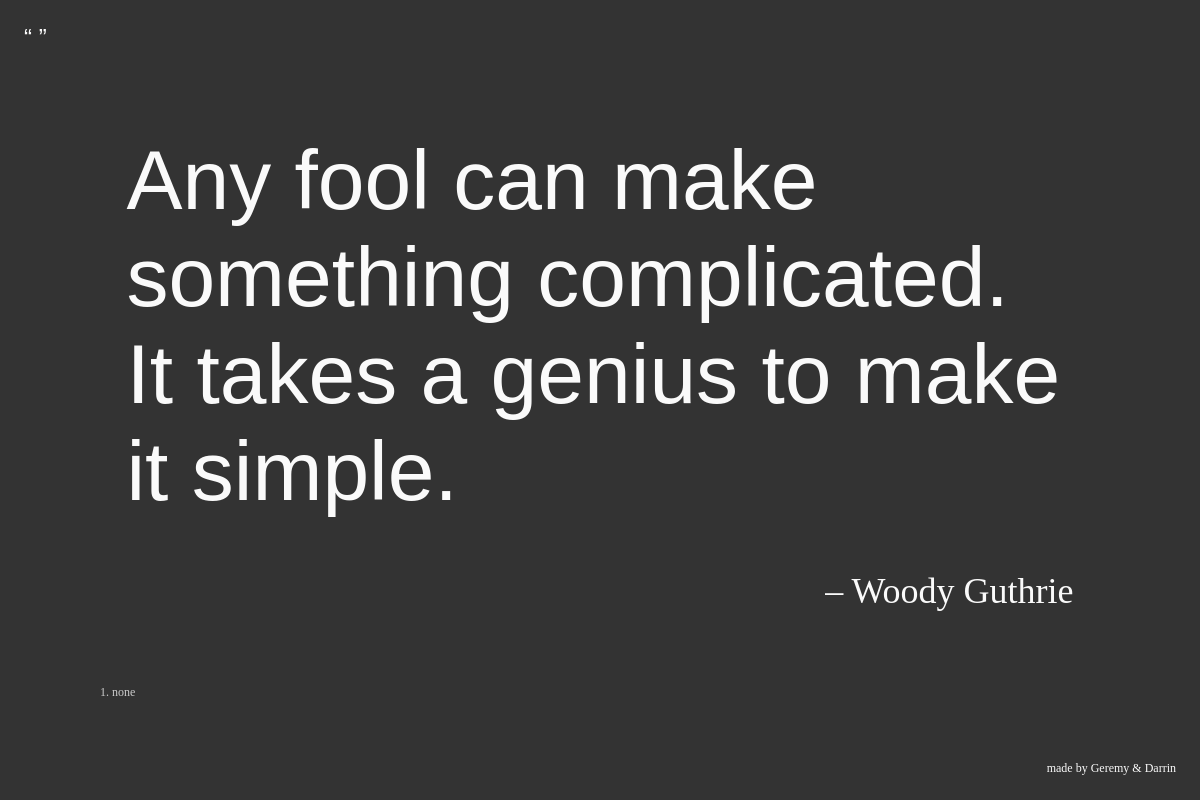
Page /person/1/1/ on the earlier database version.
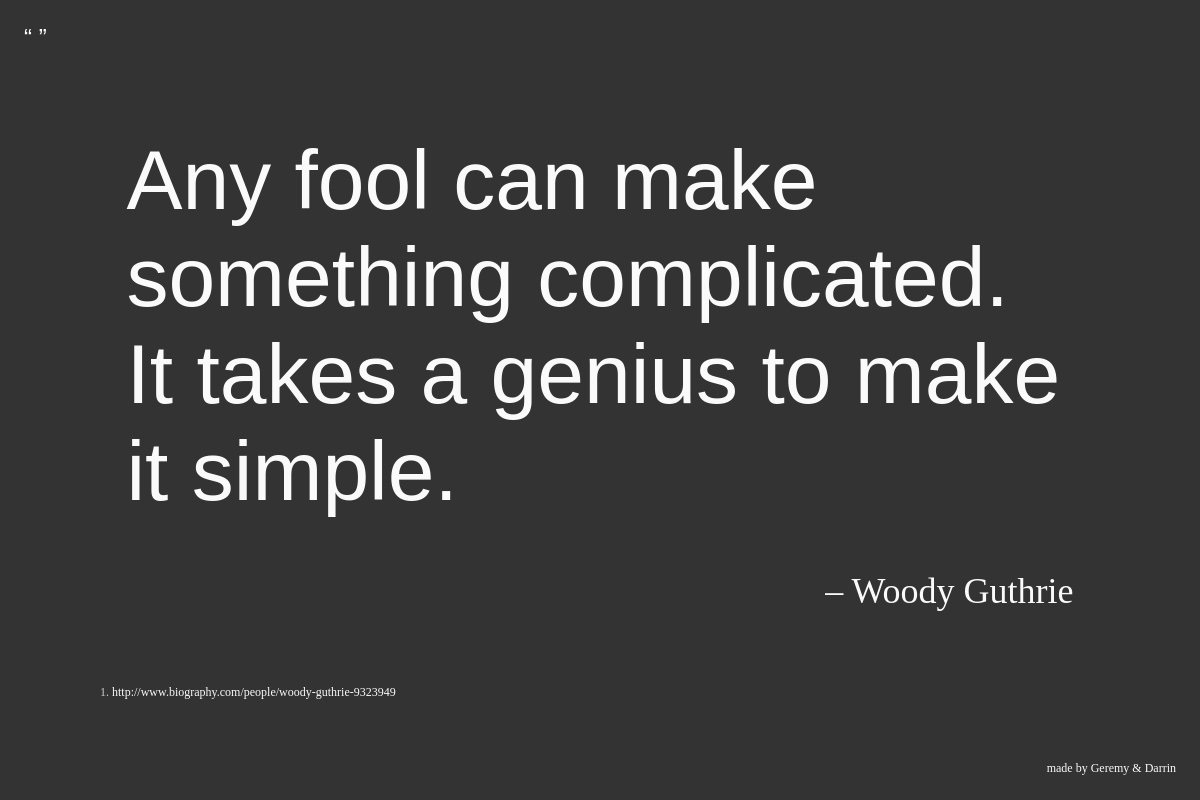
Same page on the later database version.
### people/models.py (models this page shows, shortened)
class Quote(models.Model):
    person = models.ForeignKey(Person)
    slug = models.SlugField()
    quote_text = models.TextField()
    source = models.TextField()
    topics = models.CharField(max_length=200)
    date = models.CharField(max_length=5)
    pub_date = models.DateTimeField('date published', default=datetime.datetime.now())
    updated_date = models.DateTimeField(default=datetime.datetime.now())

### people/views.py (the view)
# urls.py: url(r'^(?P<person_id>\d+)/(?P<quote_id>\d+)/$', views.quote_detail, name='quote_detail'),
def quote_detail(request, person_id, quote_id):
    quote = get_object_or_404(Quote, pk=quote_id)
    person = get_object_or_404(Person, pk=person_id)
    return render(request, 'people/quote_detail.html', {
        'person': person,
        'quote': quote,
        })

### people/templates/people/quote_detail.html
{% extends "base.html" %}
{% block content %}
    <h1 class="quote {% if quote.quote_text|length > 100 %} long {% endif %}">{{ quote.quote_text }}</h1>
    <h2 class="person">– <a href="{% url 'person_detail' person.id %}">{{ person.person_name }}</a></h2>
    <small class="source">1. {{ quote.source|urlize }}</small>
{% endblock content %}

Differences in the rows shown:
changed Quote "Any fool can make something complicated. It takes a genius to make it simple.": source "none" → "http://www.biography.com/people/woody-guthrie-9323949"
